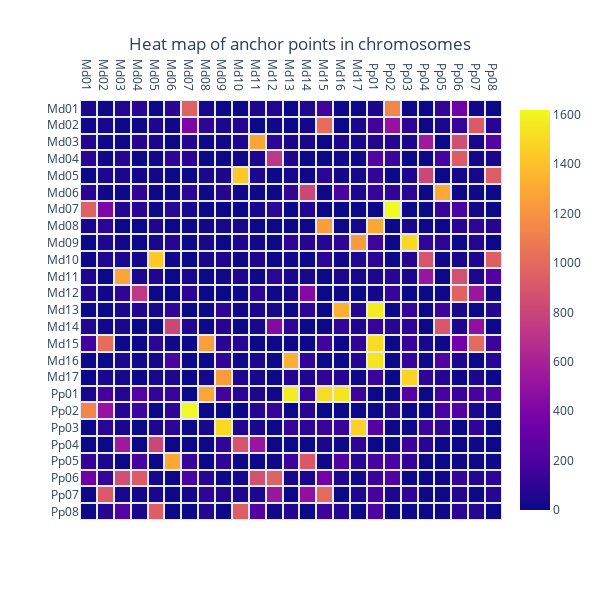

The notebook cell this image was saved under:
### Code cell
"""Affichage du tableau du nbr de gènes homologues entre chaque chromosome. """

tmp = pd.concat( [ df_multiplicons['list_x'], df_multiplicons['list_y'] ] )
chromosomes = list( pd.unique(tmp)) 
chromosomes = sorted(chromosomes)
print(chromosomes, "\n")

table_nb_anchors = [[0 for x in range(len(chromosomes))] for x in range(len(chromosomes))]  # table de 0 de taille n*n 
#print(table_nb_anchors)

# remplissage du nombre de points d'ancres entre chaque chromosome
for i in range(len(chromosomes)) :
    for j in range(i, len(chromosomes)) :
        chr1 = chromosomes[i]
        chr2 = chromosomes[j]
        
        rows = df_multiplicons[ ((df_multiplicons.list_x == chr1) & (df_multiplicons.list_y == chr2)) |
            ((df_multiplicons.list_x == chr2) & (df_multiplicons.list_y == chr1)) ]
        #print(rows[['list_x', 'list_y', 'number_of_anchorpoints']])
        anchors = rows['number_of_anchorpoints']
        total = anchors.values.sum()

        table_nb_anchors[i][j] = total
        table_nb_anchors[j][i] = total

#print((table_nb_anchors))

"""Affichage de la heat map du nombre de gènes semblables par paire de chromosomes"""
heat = go.Heatmap(z=table_nb_anchors,
                x=chromosomes,
                y=chromosomes,
                xgap=2, ygap=2
                )
layout = go.Layout(title_text="Heat map of anchor points in chromosomes", title_x=0.5, 
                width=600, height=600,
                xaxis_showgrid=False,
                yaxis_showgrid=False,
                yaxis_autorange='reversed'
                )
   
fig=go.Figure(data=[heat], layout=layout)   
fig.update_xaxes(side="top")

fig.write_html(OUT + "anchors_chr_pair.html")
fig.show()

### Figure 1 — Plotly figure (JSON) as saved in the notebook; plotly's stock layout.template omitted (floating-point values rounded to 4 significant figures; data arrays with more than 128 entries replaced by an {"elided": "..."} marker saying what was removed)
{"data": [{"type": "heatmap", "x": ["Md01", "Md02", "Md03", "Md04", "Md05", "Md06", "Md07", "Md08", "Md09", "Md10", "Md11", "Md12", "Md13", "Md14", "Md15", "Md16", "Md17", "Pp01", "Pp02", "Pp03", "Pp04", "Pp05", "Pp06", "Pp07", "Pp08"], "xgap": 2, "y": ["Md01", "Md02", "Md03", "Md04", "Md05", "Md06", "Md07", "Md08", "Md09", "Md10", "Md11", "Md12", "Md13", "Md14", "Md15", "Md16", "Md17", "Pp01", "Pp02", "Pp03", "Pp04", "Pp05", "Pp06", "Pp07", "Pp08"], "ygap": 2, "z": {"elided": "25x25 int values"}}], "layout": {"height": 600, "title": {"text": "Heat map of anchor points in chromosomes", "x": 0.5}, "width": 600, "xaxis": {"showgrid": false, "side": "top"}, "yaxis": {"autorange": "reversed", "showgrid": false}}}
